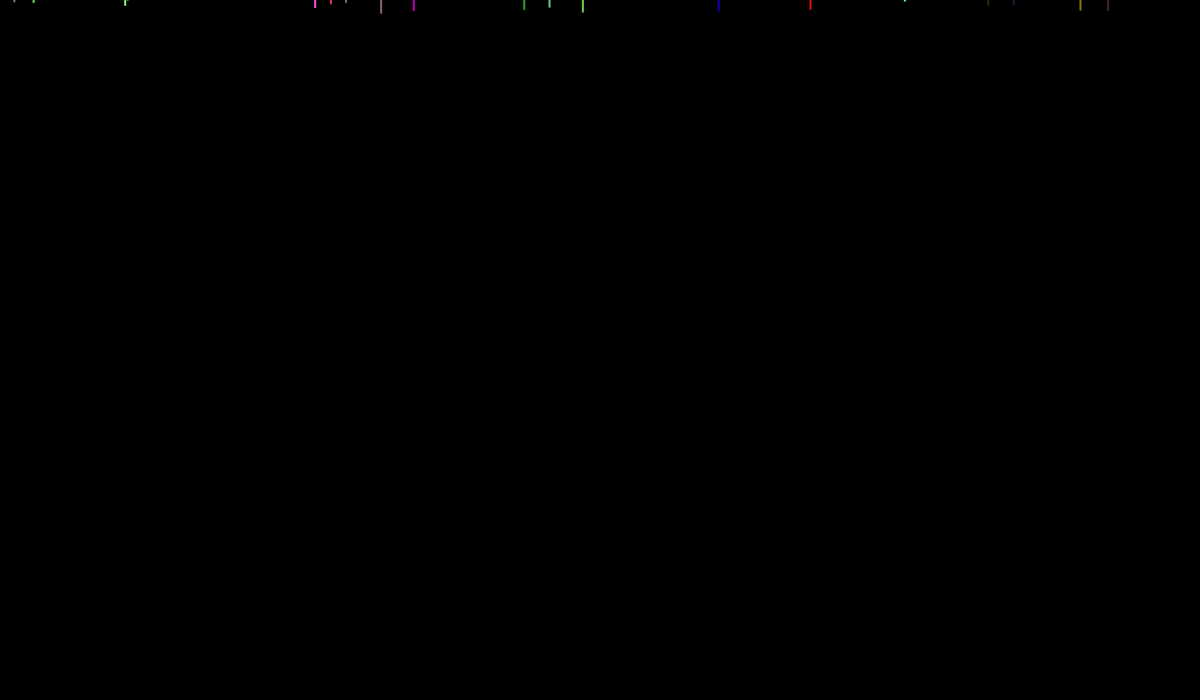
Frame 1 (no input)
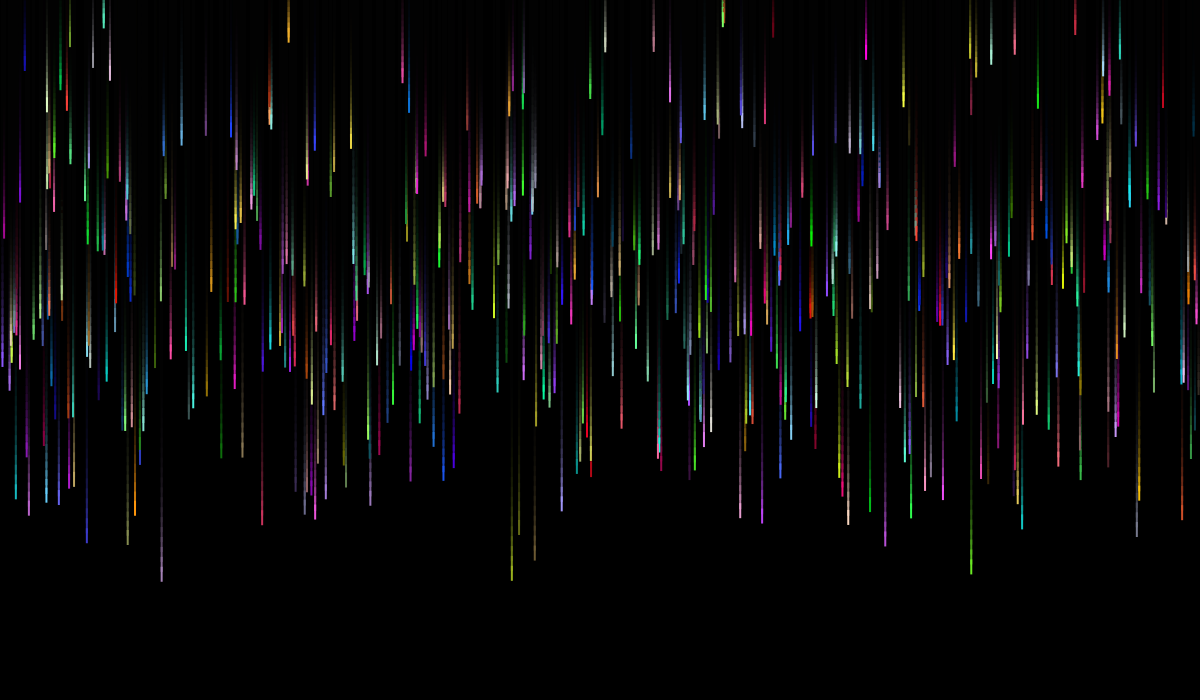
Frame 60 (the mouse pressed at the canvas centre just before this capture)
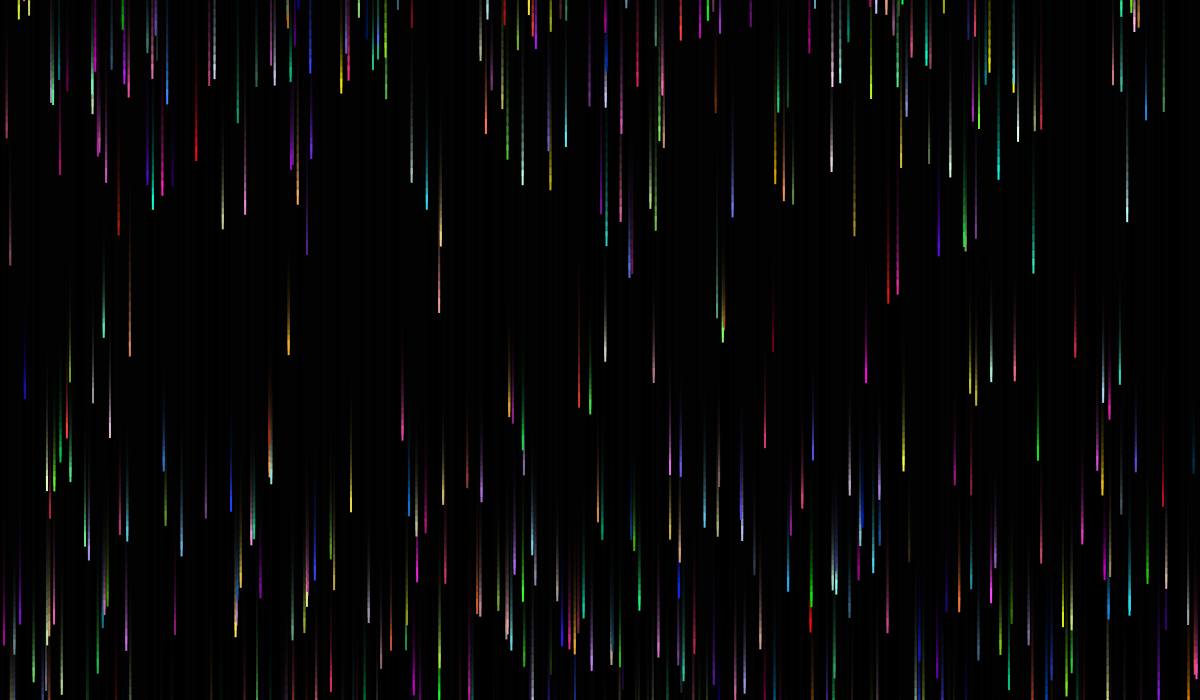
Frame 120 (the mouse held since frame 60 and released just before this capture)

The Processing sketch that drew these frames (run headless with seeded random() and noise(); from frame 60 on, the mouse is pressed at the canvas centre):

// Processing sketch: rainbowrain
// ── rainbowrain.pde
Drops d[];

void setup() {
  size(1200, 700);
  background(0);
  
  d = new Drops[500];
  for (int i = 0; i < 500; i++) {
    d[i] = new Drops();
  }
}

void draw() {
  fill(0, 50);
  rect(0, 0, width, height);
  for (int i = 0; i < 500; i++) {
    d[i].display();
    
    if (d[i].y > height) {
      d[i] = new Drops();
    }
  }
}

class Drops {
  float x, y, speed; 
  color c;
  
  Drops() {
    init();
  }
  
  void init() {
    x = random(width);
    y = random(-300, 0);
    speed = random(5, 10);
    c = color(random(255), random(255), random(255));
  }
  
  void update() {
    y += speed;
  }
  
  void display() {
    fill(c);
    noStroke();
    rect(x, y, 2, 15);
    update();
  }
}
